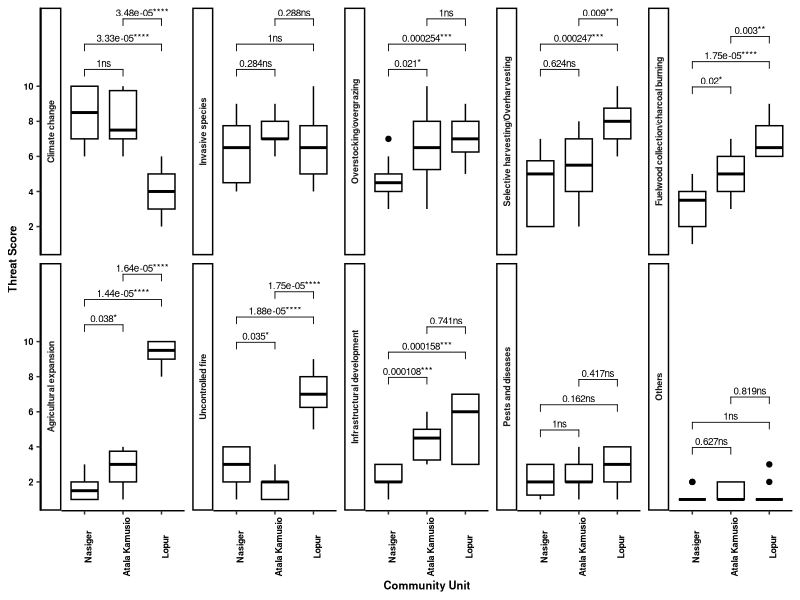
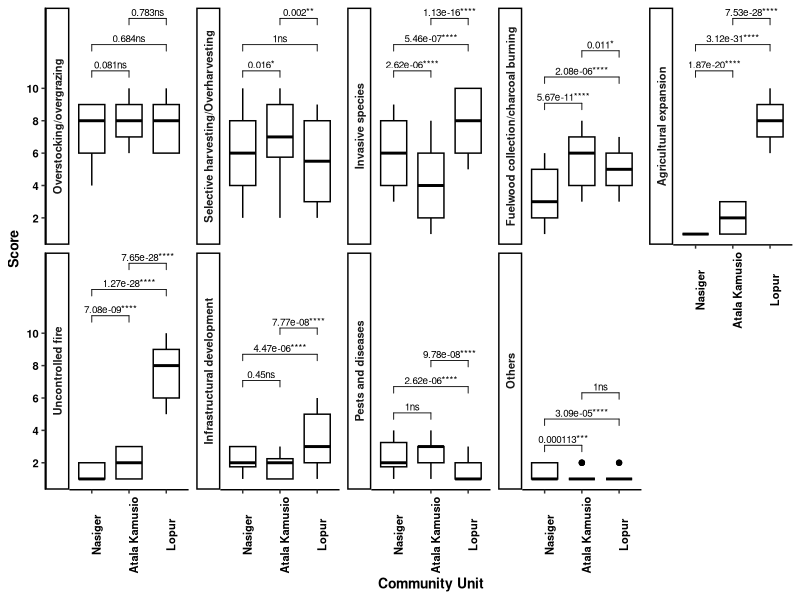
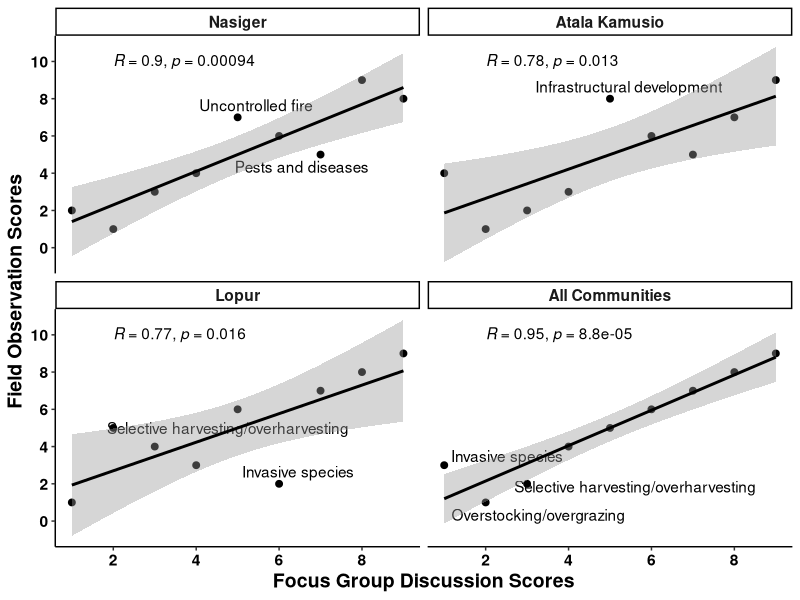
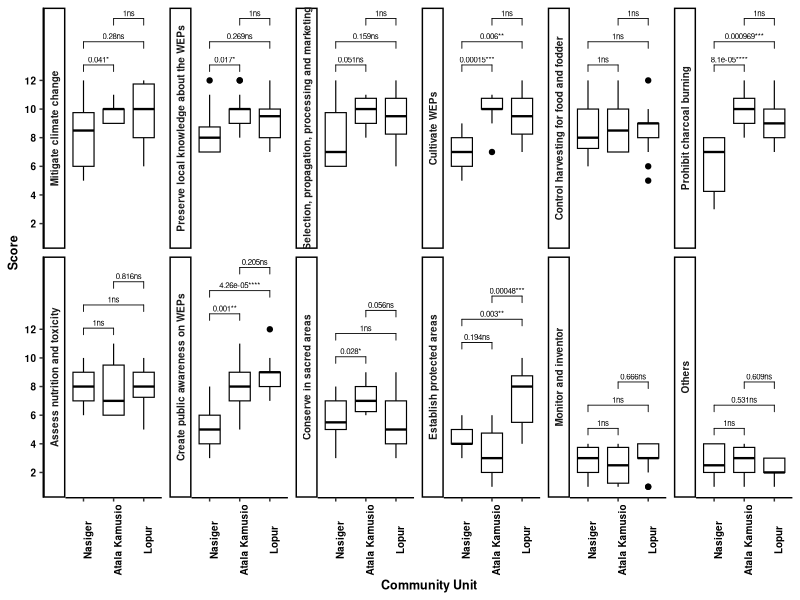

Here is the R script that generated these plots, in order:
# About the script -------------------------------------------------------------------------------
# We include codes used to generate plots and results in the manuscript titled:
# Threats and management options of wild edible plants in semi-arid lands of northwestern Kenya.
# Submitted to Journal of Ecology and Society. 
# Full details on the manuscript will be given once published, including citation and doi.

# R and R Studio ---------------------------------------------------------------------------------

# R version 4.2.1 (2022-06-23 ucrt)
# RStudio 2022.07.1+554

# Libraries --------------------------------------------------------------------------------------

library(tidyverse)  # Version 1.3.2
library(rstatix)    # Version 0.7.0
library(ggpubr)     # Version 0.4.0
library(ggrepel)    # Version 0.9.1

# Loading in datasets ----------------------------------------------------------------------------

fgd_threats <- read_csv('data/fgd_threats.csv') # Threat scores from focus group discussions.

# site == The three study community units, Nasiger, Atala Kamusio, and Lopur in Turkana County.
# informant == Unique code identifying the FGD participant. NAS1 means 1st participant from Nasiger.
# threat== Threat categories. See supplementary Tables 1 and 2 in the manuscript.
# rank_threat == Score assigned to the threat category by focus group discussion participant. 

field_threats <- read_csv('data/field_threats.csv') # Threat scores from field plot surveys.

# plot_id == Unique identifier of survey plot. NAS_1, plot one at Nasiger.
# site == The three study community units, Nasiger, Atala Kamusio, and Lopur in Turkana County.
# threat == Threat categories. See supplementary Tables 1 and 2 in the manuscript.
# rank_threat == Score assigned to the threat category by three field observers.

fgd_management <- read_csv('data/fgd_management.csv') # Management options scores from focus group discussions.

# site == The three study community units, Nasiger, Atala Kamusio, and Lopur in Turkana County.
# informant == Unique code identifying the FGD participant. NAS1 means 1st participant from Nasiger.
# management== Management option categories. See supplementary Table 3 in the manuscript.
# potential_rank == Score assigned to the management option category by focus group discussion participant. 

# Table 1: Ranks of threat scores from FGD per community unit and all community units combined. 

fgd_threats |>
  group_by(site, threat) |>
  summarise(score = sum(rank_threat)) |>
  spread(key = site, value = score) |>
  mutate(All_communities = rowSums(across(where(is.numeric)))) |>
  arrange(-All_communities) |>
  mutate(
    nas_rank = rank(-Nasiger),
    ata_rank = rank(-`Atala Kamusio`),
    lop_rank = rank(-Lopur),
    all_rank = rank(-All_communities)
  ) |>
  select(
    threat,
    Nasiger,
    nas_rank,
    `Atala Kamusio`,
    ata_rank,
    Lopur,
    lop_rank,
    All_communities,
    all_rank
  ) |>
  knitr::kable()

# Table 2: Threat scores and corresponding ranks from field plot surveys within the three study communities.

field_threats |>
  group_by(site, threat) |>
  summarise(score = sum(rank_threat)) |>
  spread(key = site, value = score) |>
  mutate(All_communities = rowSums(across(where(is.numeric)))) |>
  arrange(-All_communities) |>
  mutate(
    nas_rank = rank(-Nasiger),
    ata_rank = rank(-`Atala Kamusio`),
    lop_rank = rank(-Lopur),
    all_rank = rank(-All_communities)
  ) |>
  select(
    threat,
    Nasiger,
    nas_rank,
    `Atala Kamusio`,
    ata_rank,
    Lopur,
    lop_rank,
    All_communities,
    all_rank
  ) |>
  knitr::kable()

# Table 3: Management options scores and corresponding ranks from FGDs within the three study communities.

fgd_management |>
  group_by(site, management) |>
  summarise(score = sum(potential_rank)) |>
  spread(key = site, value = score) |>
  mutate(All_communities = rowSums(across(where(is.numeric)))) |>
  arrange(-All_communities) |>
  mutate(
    nas_rank = floor(rank(-Nasiger)),
    ata_rank = floor(rank(-`Atala Kamusio`)),
    lop_rank = floor(rank(-Lopur)),
    all_rank = floor(rank(-All_communities))
  ) |>
  select(
    management,
    Nasiger,
    nas_rank,
    `Atala Kamusio`,
    ata_rank,
    Lopur,
    lop_rank,
    All_communities,
    all_rank
  ) |>
  knitr::kable()

# Figure 2: FGD threat scores comparison across Nasiger, Atala Kamusio, and Lopur community units

fgd_agr <- # Aggregating the threat scores for pairwise mean comparison
  fgd_threats |> group_by(threat) |> mutate(site_id = rep(1:14, 3)) |>
  select(site_id, site, rank_threat) |> convert_as_factor(site_id, site) |>
  reorder_levels(site, order = c('Nasiger', 'Atala Kamusio', 'Lopur'))

pwc <- fgd_agr |> # Building pairwise mean comparison object called pwc.
  wilcox_test(rank_threat ~ site,
              paired = FALSE,
              p.adjust.method = "bonferroni") |> # Bonferroni is appropriate as it supports discrete data in our case.
  add_xy_position(x = "site")

png( # Settings for the plot.
  filename = 'output/Figure_2.png', 
  width = 2000,
  height = 1600,
  res = 300
)
ggboxplot(
  fgd_agr,
  x = "site",
  y = "rank_threat",
  lwd = 0.5,
  color = 'black',
  font.label = list(size = 9, color = "black")
) +
  scale_y_continuous(breaks = seq(0, 10, by = 2)) +
  stat_pvalue_manual(pwc, hide.ns = FALSE, label = "{p.adj}{p.adj.signif}", size = 2.5) +
  labs(y = "Threat Score", x = 'Community Unit') +
  facet_wrap(
    ~ factor(
      threat,
      levels = c(
        "Climate change",
        "Invasive species",
        "Overstocking/overgrazing",
        "Selective harvesting/Overharvesting",
        "Fuelwood collection/charcoal burning",
        "Agricultural expansion",
        "Uncontrolled fire",
        "Infrastructural development",
        "Pests and diseases",
        "Others"
      )
    ),
    nrow = 2,
    ncol = 5,
    strip.position = "left"
  ) +
  theme_classic() +
  theme(text = element_text(size = 8, color = 'black', face = 'bold')) +
  theme(axis.text.x = element_text(
    angle = 90,
    face = 'bold', 
    color = 'black'
  )) +
  theme(axis.text.y = element_text(color = 'black')) 
dev.off()

# Figure 3: Field threat scores comparison across Nasiger, Atala Kamusio, and Lopur community units

field_agr <- # Aggregating the scores for pairwise mean comparison
  field_threats |> group_by(threat) |> mutate(plot_id = rep(1:80, 3)) |>
  select(plot_id, site, rank_threat) |> convert_as_factor(plot_id, site) |>
  reorder_levels(site, order = c('Nasiger', 'Atala Kamusio', 'Lopur'))

pwc <- field_agr |># Building pairwise mean comparison object called pwc.
  wilcox_test(rank_threat ~ site ,
              paired = FALSE,
              p.adjust.method = "bonferroni") |>
  add_xy_position(x = "site")

png(
  filename = 'output/Figure_3.png',
  width = 2000,
  height = 1600,
  res = 300
)
ggboxplot(
  field_agr,
  x = "site",
  y = "rank_threat",
  lwd = 0.5,
  color = 'black',
  font.label = list(size = 9, color = 'black')
) +
  scale_y_continuous(breaks = seq(0, 10, by = 2)) +
  stat_pvalue_manual(pwc, hide.ns = FALSE, label = "{p.adj}{p.adj.signif}", size = 2.5) +
  labs(y = "Score", x = 'Community Unit') +
  facet_wrap(
    ~ factor(
      threat,
      levels = c(
        'Overstocking/overgrazing',
        'Selective harvesting/Overharvesting',
        'Invasive species',
        'Fuelwood collection/charcoal burning',
        'Agricultural expansion',
        'Uncontrolled fire',
        'Infrastructural development',
        'Pests and diseases',
        'Others'
      )
    ),
    nrow = 2,
    ncol = 5,
    strip.position = 'left'
  ) +
  theme_classic() +
  theme(text = element_text(size = 10, color = 'black', face = 'bold')) +
  theme(axis.text.x = element_text(
    angle = 90,
    face = 'bold',
    color = 'black'
  )) +
  theme(axis.text.y = element_text(color = 'black')) +
  theme(strip.text.x = element_text(size = 10))
dev.off()

# Figure 5: Correlation between FGD and field threat ranks across the study communities 

df_fgd <- fgd_threats |>
  filter(threat != 'Climate change') |> # Dropping the Climate change threat as we did not have it in field data
  group_by(site, threat) |>
  summarise(score = sum(rank_threat)) |>
  ungroup() |>
  spread(key = site, value = score) |>
  mutate(All_communities = rowSums(across(where(is.numeric)))) |>
  arrange(-All_communities) |>
  mutate(nas_rank = rank(-Nasiger),
         ata_rank = rank(-`Atala Kamusio`),
         lop_rank = rank(-Lopur),
         all_rank = rank(-All_communities)) |>
  select(threat, nas_rank, ata_rank,
         lop_rank, all_rank) |>
  mutate(study = 'fgd') |>
  gather(key = key, value = value, -threat, -study)

df_field <- field_threats |>
  group_by(site, threat) |>
  summarise(score = sum(rank_threat)) |>
  ungroup() |>
  spread(key = site, value = score) |>
  mutate(All_communities = rowSums(across(where(is.numeric)))) |>
  arrange(-All_communities) |>
  mutate(nas_rank = rank(-Nasiger),
         ata_rank = rank(-`Atala Kamusio`),
         lop_rank = rank(-Lopur),
         all_rank = rank(-All_communities)) |>
  select(threat, nas_rank, ata_rank, lop_rank, all_rank) |>
  mutate(study = 'field') |>
  gather(key = key, value = value_field, -threat, -study) |>
  mutate(study_field = study) |> select(-study) 

png(
  filename = 'output/Figure_5.png',
  width = 2000,
  height = 2000,
  res = 300
)
inner_join(df_fgd, df_field, by = c('threat', 'key')) |>
  mutate(
    label = case_when(
      key == 'all_rank' &
        value == 1 &
        value_field == 3 ~ 'Invasive species',
      key == 'all_rank' &
        value == 2 &
        value_field == 1 ~ 'Overstocking/overgrazing',
      key == 'all_rank' &
        value == 3 &
        value_field == 2 ~ 'Selective harvesting/overharvesting',
      key == 'ata_rank' &
        value == 5 &
        value_field == 8 ~ 'Infrastructural development',
      key == 'lop_rank' &
        value == 2 &
        value_field == 5 ~ 'Selective harvesting/overharvesting',
      key == 'lop_rank' &
        value == 6 &
        value_field == 2 ~ 'Invasive species',
      key == 'nas_rank' &
        value == 5 &
        value_field == 7 ~ 'Uncontrolled fire',
      key == 'nas_rank' &
        value == 7 &
        value_field == 5 ~ 'Pests and diseases'
    )
  ) |>
  mutate(
    name = case_when(
      key == 'nas_rank' ~ 'Nasiger',
      key == 'ata_rank' ~ 'Atala Kamusio',
      key == 'lop_rank' ~ 'Lopur',
      key == 'all_rank' ~ 'All Communities'
    )
  ) |>
  ggplot(aes(value, value_field)) +
  geom_point(size = 2) +
  geom_text_repel(aes(label = label)) +
  scale_y_continuous(breaks = seq(0, 10, by = 2)) +
  scale_x_continuous(breaks = seq(0, 10, by = 2)) +
  geom_smooth(method = 'lm', col = 'black') +
  stat_cor(method = 'pearson', label.x = 2, label.y = 10 ) +
  facet_wrap( ~ factor(
    name,
    levels = c('Nasiger', 'Atala Kamusio', 'Lopur', 'All Communities')
  )) +
  theme_classic() +
  theme(axis.text.x = element_text(color = 'black')) +
  theme(axis.text.y = element_text(color = 'black')) +
  labs(x = 'Focus Group Discussion Scores',
       y = 'Field Observation Scores') +
  theme(text = element_text(size = 14, face = 'bold'))
dev.off()

# Figure 6: Compare management options for the WEPs across the communities

fgd_agr <- # Aggregating the management scores for pairwise mean comparison
  fgd_management |> group_by(management) |> mutate(fgd_id = rep(1:14, 3)) |>
  select(fgd_id, site, potential_rank) |> convert_as_factor(fgd_id, site) |>
  reorder_levels(site, order = c('Nasiger', 'Atala Kamusio', 'Lopur'))

pwc <- fgd_agr |>
  wilcox_test(potential_rank ~ site,
              paired = FALSE,
              p.adjust.method = "bonferroni") |>
  add_xy_position(x = "site")

png(
  filename = 'output/Figure_6.png',
  width = 2000,
  height = 1800,
  res = 300
)
ggboxplot(
  fgd_agr,
  x = "site",
  y = "potential_rank",
  lwd = 0.4,
  color = 'black',
  font.label = list(size = 10, color = 'black')
) +
  scale_y_continuous(breaks = seq(0, 12, by = 2)) +
  stat_pvalue_manual(pwc, hide.ns = FALSE, label = "{p.adj}{p.adj.signif}", size = 2) +
  labs(y = "Score", x = 'Community Unit') +
  facet_wrap(
    ~ factor(
      management,
      levels = c(
        'Mitigate climate change',
        'Preserve local knowledge about the WEPs',
        'Selection, propagation, processing and marketing',
        'Cultivate WEPs',
        'Control harvesting for food and fodder',
        'Prohibit charcoal burning',
        'Assess nutrition and toxicity',
        'Create public awareness on WEPs',
        'Conserve in sacred areas',
        'Establish protected areas',
        'Monitor and inventor',
        'Others'
      )
    ),
    nrow = 2,
    ncol = 6,
    strip.position = 'left'
  ) +
  theme_classic() +
  theme(text = element_text(size = 9, color = 'black', face = 'bold')) +
  theme(axis.text.x = element_text(
    angle = 90,
    face = 'bold',
    color = 'black'
  )) +
  theme(axis.text.y = element_text(color = 'black', face = 'bold')) 
dev.off()